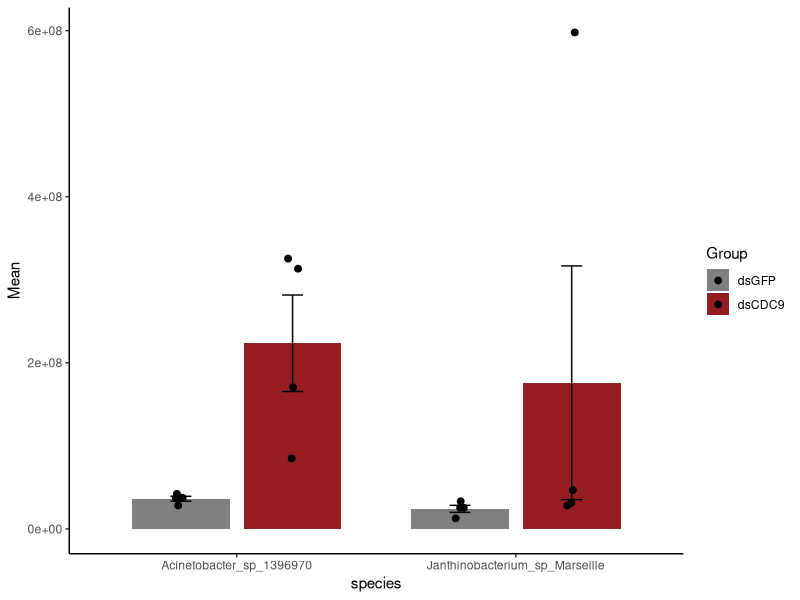
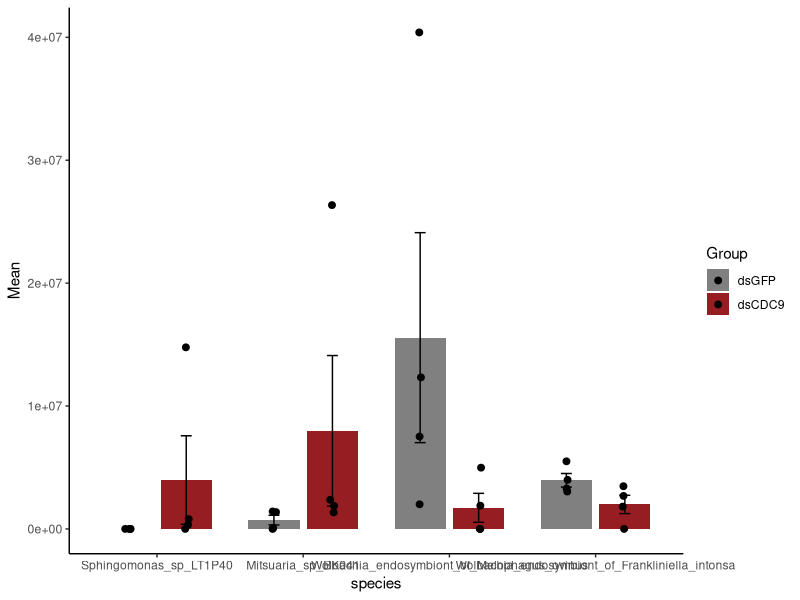

R code for these plots, in order:
library(tidyr)
library(dplyr)
library(ggplot2)

table <- read.table('OTU_GFP_9.tab', head=TRUE)
sample_names <- names(table)[2:9]

table <-subset(table, table$species == "Acinetobacter_sp_1396970" | table$species == "Janthinobacterium_sp_Marseille") 

table_long <- table %>%
pivot_longer(
    cols = all_of(sample_names),
    names_to = "Sample",
    values_to = "Value"
  ) %>%
  mutate(
    species = factor(species, levels = unique(table$species)),
    Group = factor(
      if_else(Sample %in% sample_names[1:4], "dsGFP", "dsCDC9"),
      levels = c("dsGFP", "dsCDC9")
    )
  )

table_long$species <- factor(table_long$species, levels=c("Acinetobacter_sp_1396970","Janthinobacterium_sp_Marseille"))

stats <- table_long %>%
  group_by(species, Group) %>%
  summarise(
    n = sum(!is.na(Value)),
    Mean = mean(Value, na.rm = TRUE),
    SEM = sd(Value, na.rm = TRUE) / sqrt(n),
    .groups = "drop"
  )

pdf('OTU_GFP_9_Bacteria_sem_1.pdf')
ggplot() +
  geom_col(
    data = stats,
    aes(x = species, y = Mean, fill = Group),
    position = position_dodge(width = 0.8),
    width = 0.7
  ) +
  
  geom_errorbar(
    data = stats,
    aes(
      x = species,
      ymin = Mean- SEM,
      ymax = Mean+ SEM,
      group = Group
    ),
    position = position_dodge(width = 0.8),
    width = 0.15
  ) +
  
  geom_point(
    data = table_long,
    aes(
      x = species,
      y = Value,
      fill = Group
    ),
	position = position_jitterdodge(
      jitter.width = 0.08,
      dodge.width = 0.8
    ),
    size = 2
  ) +
  scale_fill_manual(values = c('#808080','#961E23'))+
  theme_classic()
dev.off()
######################################################################################
table <- read.table('OTU_GFP_9.tab', head=TRUE)
sample_names <- names(table)[2:9]

table <-subset(table, table$species == "Sphingomonas_sp_LT1P40" |table$species ==  "Mitsuaria_sp_BK041"| table$species ==  "Wolbachia_endosymbiont_of_Frankliniella_intonsa" | table$species ==  "Wolbachia_endosymbiont_of_Melophagus_ovinus") 

table_long <- table %>%
pivot_longer(
    cols = all_of(sample_names),
    names_to = "Sample",
    values_to = "Value"
  ) %>%
  mutate(
    species = factor(species, levels = unique(table$species)),
    Group = factor(
      if_else(Sample %in% sample_names[1:4], "dsGFP", "dsCDC9"),
      levels = c("dsGFP", "dsCDC9")
    )
  )

table_long$species <- factor(table_long$species, levels=c("Sphingomonas_sp_LT1P40","Mitsuaria_sp_BK041","Wolbachia_endosymbiont_of_Melophagus_ovinus","Wolbachia_endosymbiont_of_Frankliniella_intonsa"))

stats <- table_long %>%
  group_by(species, Group) %>%
  summarise(
    n = sum(!is.na(Value)),
    Mean = mean(Value, na.rm = TRUE),
    SEM = sd(Value, na.rm = TRUE) / sqrt(n),
    .groups = "drop"
  )

pdf('OTU_GFP_9_Bacteria_sem_2.pdf')
ggplot() +
  geom_col(
    data = stats,
    aes(x = species, y = Mean, fill = Group),
    position = position_dodge(width = 0.8),
    width = 0.7
  ) +
  
  geom_errorbar(
    data = stats,
    aes(
      x = species,
      ymin = Mean- SEM,
      ymax = Mean+ SEM,
      group = Group
    ),
    position = position_dodge(width = 0.8),
    width = 0.15
  ) +
  
  geom_point(
    data = table_long,
    aes(
      x = species,
      y = Value,
      fill = Group
    ),
	position = position_jitterdodge(
      jitter.width = 0.08,
      dodge.width = 0.8
    ),
    size = 2
  ) +
  scale_fill_manual(values = c('#808080','#961E23'))+
  theme_classic()
dev.off()
